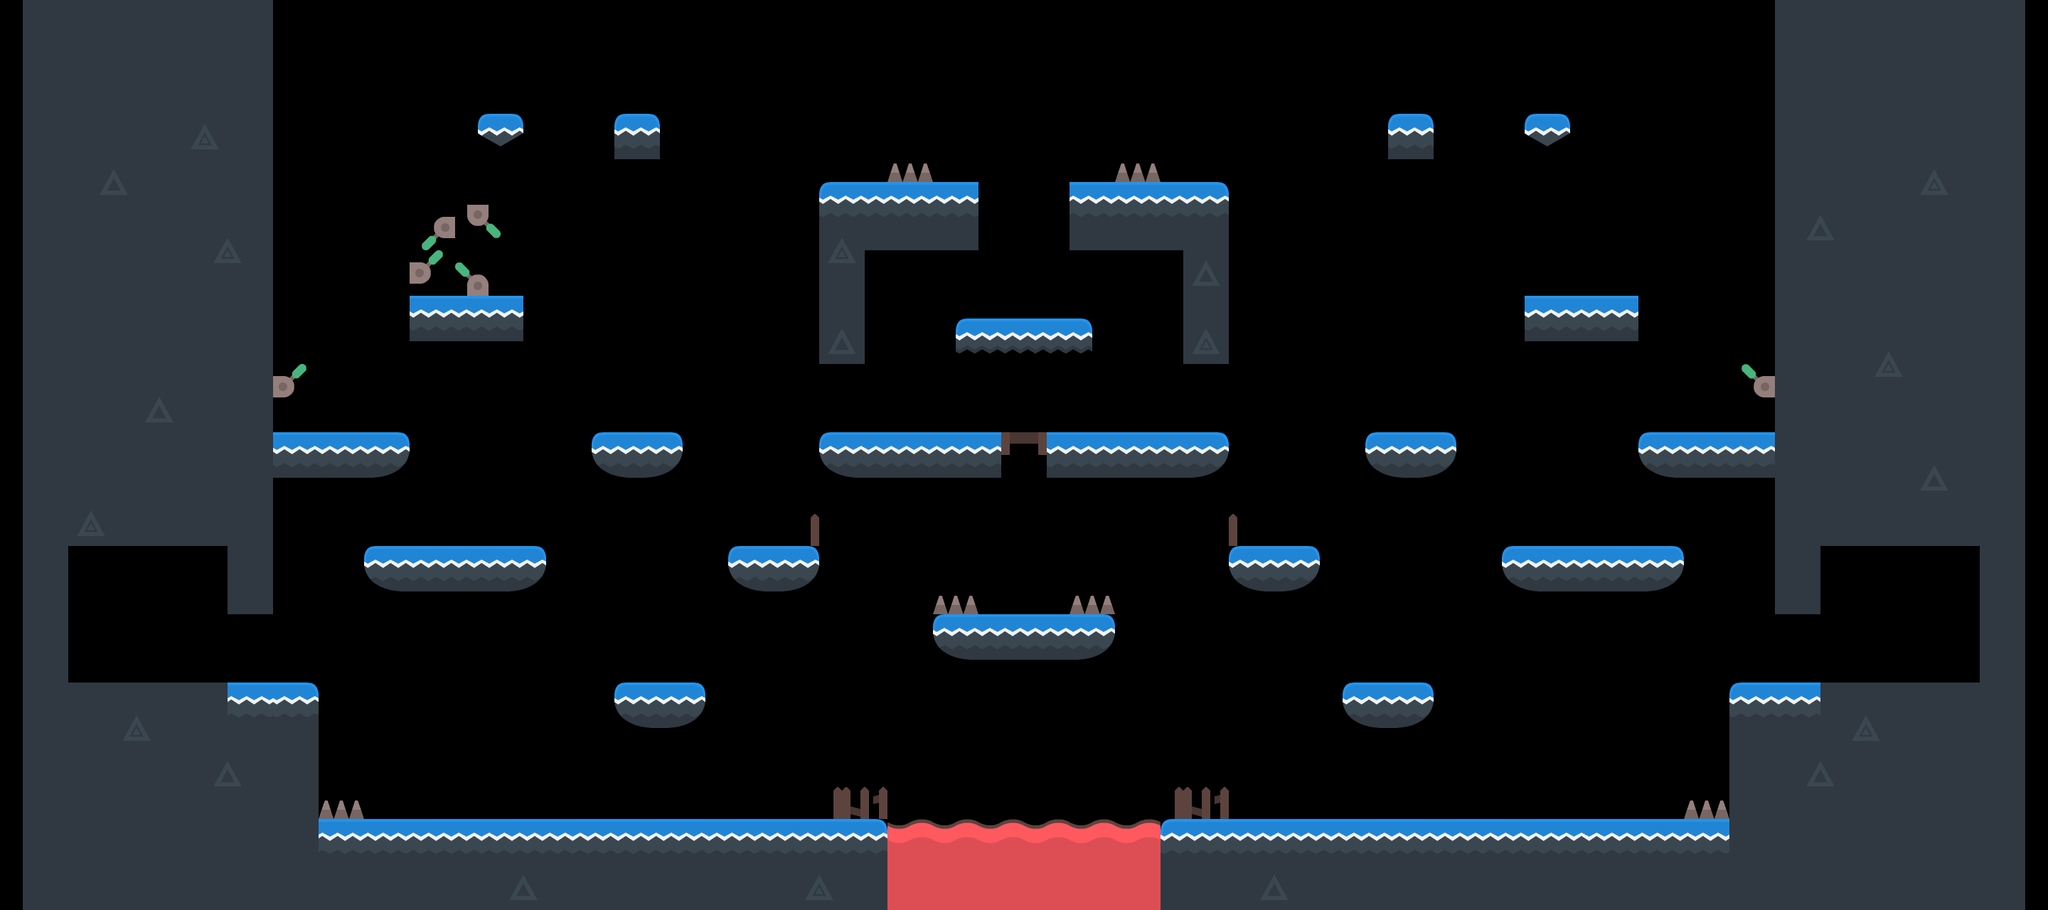

A level layout from a 2D game, rendered from its tile map. Below: a short description, then the map file with tile-grid data replaced by summaries:
An orthogonal 90x40 tile map with 32x32 px tiles, 1 tile layer (Escenario), 3 hidden layers not drawn and 89 objects (57x platform, 18x moneda, 6x arma, 4x player, 4x esquina).

<map version="1.0" orientation="orthogonal" renderorder="right-down" width="90" height="40" tilewidth="32" tileheight="32" nextobjectid="157">
 <properties>
  <property name="fondo" value="./resources/fondos/jungle.png" />
 </properties>
 <tileset firstgid="1" name="tilesheet_complete" tilewidth="32" tileheight="32" tilecount="1056" columns="44">
  <image source="tilesheet_complete.png" width="1408" height="768" />
 </tileset>
 <layer name="Escenario" width="90" height="40">
  <data>[3600 cells, 1392 non-empty, 80 distinct tile ids]</data>
 </layer>
 <layer name="IA bajar" width="90" height="40" visible="0">
  <data>[3600 cells, 352 non-empty, 5 distinct tile ids]</data>
 </layer>
 <layer name="IA misma" width="90" height="40" visible="0">
  <data>[3600 cells, 356 non-empty, 3 distinct tile ids]</data>
 </layer>
 <layer name="IA subir" width="90" height="40" visible="0">
  <data>[3600 cells, 352 non-empty, 5 distinct tile ids]</data>
 </layer>
 <objectgroup name="Plataformas">
  <object id="14" name="platform" x="320" y="768" width="64" height="96">
   <properties>
    <property name="roz" value="0" />
   </properties>
  </object>
  <object id="16" name="platform" x="32" y="768" width="64" height="192">
   <properties>
    <property name="roz" value="0" />
   </properties>
  </object>
  <object id="18" name="platform" x="32" y="0" width="352" height="768">
   <properties>
    <property name="roz" value="0" />
   </properties>
  </object>
  <object id="20" name="platform" x="32" y="992" width="416" height="288">
   <properties>
    <property name="roz" value="0" />
   </properties>
  </object>
  <object id="21" name="platform" x="448" y="1152" width="800" height="128">
   <properties>
    <property name="roz" value="2" />
   </properties>
  </object>
  <object id="22" name="platform" x="1632" y="1152" width="800" height="128">
   <properties>
    <property name="roz" value="2" />
   </properties>
  </object>
  <object id="23" name="platform" x="32" y="960" width="416" height="32">
   <properties>
    <property name="roz" value="2" />
   </properties>
  </object>
  <object id="31" name="platform" x="864" y="992" width="128" height="32">
   <properties>
    <property name="roz" value="0" />
   </properties>
  </object>
  <object id="32" name="platform" x="864" y="960" width="128" height="32">
   <properties>
    <property name="roz" value="2" />
   </properties>
  </object>
  <object id="39" name="platform" x="2112" y="768" width="256" height="32">
   <properties>
    <property name="roz" value="2" />
   </properties>
  </object>
  <object id="40" name="platform" x="2112" y="800" width="256" height="32">
   <properties>
    <property name="roz" value="0" />
   </properties>
  </object>
  <object id="41" name="platform" x="2144" y="448" width="160" height="32">
   <properties>
    <property name="roz" value="0" />
   </properties>
  </object>
  <object id="42" name="platform" x="2144" y="416" width="160" height="32">
   <properties>
    <property name="roz" value="2" />
   </properties>
  </object>
  <object id="43" name="platform" x="576" y="448" width="160" height="32">
   <properties>
    <property name="roz" value="0" />
   </properties>
  </object>
  <object id="44" name="platform" x="576" y="416" width="160" height="32">
   <properties>
    <property name="roz" value="2" />
   </properties>
  </object>
  <object id="45" name="platform" x="512" y="800" width="256" height="32">
   <properties>
    <property name="roz" value="0" />
   </properties>
  </object>
  <object id="46" name="platform" x="512" y="768" width="256" height="32">
   <properties>
    <property name="roz" value="2" />
   </properties>
  </object>
  <object id="47" name="platform" x="1152" y="640" width="256" height="32">
   <properties>
    <property name="roz" value="0" />
   </properties>
  </object>
  <object id="48" name="platform" x="1152" y="608" width="256" height="32">
   <properties>
    <property name="roz" value="2" />
   </properties>
  </object>
  <object id="49" name="platform" x="1472" y="640" width="256" height="32">
   <properties>
    <property name="roz" value="0" />
   </properties>
  </object>
  <object id="50" name="platform" x="1472" y="608" width="256" height="32">
   <properties>
    <property name="roz" value="2" />
   </properties>
  </object>
  <object id="51" name="platform" x="1312" y="896" width="256" height="32">
   <properties>
    <property name="roz" value="0" />
   </properties>
  </object>
  <object id="52" name="platform" x="1312" y="864" width="256" height="32">
   <properties>
    <property name="roz" value="2" />
   </properties>
  </object>
  <object id="53" name="platform" x="2432" y="960" width="416" height="32">
   <properties>
    <property name="roz" value="2" />
   </properties>
  </object>
  <object id="54" name="platform" x="2432" y="992" width="416" height="288">
   <properties>
    <property name="roz" value="0" />
   </properties>
  </object>
  <object id="55" name="platform" x="2496" y="768" width="64" height="96">
   <properties>
    <property name="roz" value="0" />
   </properties>
  </object>
  <object id="56" name="platform" x="2496" y="0" width="352" height="768">
   <properties>
    <property name="roz" value="0" />
   </properties>
  </object>
  <object id="60" name="platform" x="384" y="608" width="192" height="32">
   <properties>
    <property name="roz" value="2" />
   </properties>
  </object>
  <object id="61" name="platform" x="384" y="640" width="192" height="32">
   <properties>
    <property name="roz" value="0" />
   </properties>
  </object>
  <object id="62" name="platform" x="2304" y="640" width="192" height="32">
   <properties>
    <property name="roz" value="0" />
   </properties>
  </object>
  <object id="63" name="platform" x="2304" y="608" width="192" height="32">
   <properties>
    <property name="roz" value="2" />
   </properties>
  </object>
  <object id="64" name="platform" x="1952" y="192" width="64" height="32">
   <properties>
    <property name="roz" value="0" />
   </properties>
  </object>
  <object id="65" name="platform" x="1952" y="160" width="64" height="32">
   <properties>
    <property name="roz" value="2" />
   </properties>
  </object>
  <object id="66" name="platform" x="864" y="192" width="64" height="32">
   <properties>
    <property name="roz" value="0" />
   </properties>
  </object>
  <object id="67" name="platform" x="864" y="160" width="64" height="32">
   <properties>
    <property name="roz" value="2" />
   </properties>
  </object>
  <object id="124" name="platform" x="2784" y="768" width="64" height="192">
   <properties>
    <property name="roz" value="0" />
   </properties>
  </object>
  <object id="129" name="platform" x="1152" y="288" width="224" height="64">
   <properties>
    <property name="roz" value="0" />
   </properties>
  </object>
  <object id="130" name="platform" x="1152" y="256" width="224" height="32">
   <properties>
    <property name="roz" value="2" />
   </properties>
  </object>
  <object id="131" name="platform" x="1504" y="288" width="224" height="64">
   <properties>
    <property name="roz" value="0" />
   </properties>
  </object>
  <object id="132" name="platform" x="1504" y="256" width="224" height="32">
   <properties>
    <property name="roz" value="2" />
   </properties>
  </object>
  <object id="133" name="platform" x="1152" y="352" width="64" height="160">
   <properties>
    <property name="roz" value="0" />
   </properties>
  </object>
  <object id="134" name="platform" x="1664" y="352" width="64" height="160">
   <properties>
    <property name="roz" value="0" />
   </properties>
  </object>
  </objectgroup>
 <objectgroup name="Spawns">
  <!-- 32 objects omitted --></objectgroup>
</map>
<!-- 47 of 89 objects omitted -->
